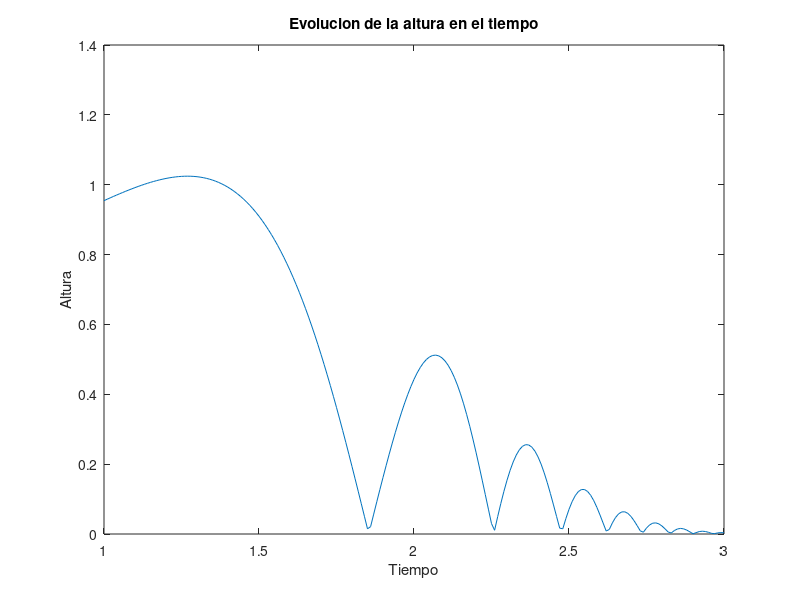

Write MATLAB code to recreate this figure.
t0 = input('Dame un instante de tiempo en el intervalo [1,3]: ');
y0 = abs(sin(t0^t0) / 2^((t0^t0 - pi/2)/pi));
fprintf('La altura de la pelota en el instante %f es %f.\n', t0, y0)

t = 1:0.01:3;
y = abs(sin(t.^t) ./ 2.^((t.^t - pi/2)/pi));
plot(t,y)
xlabel('Tiempo')
ylabel('Altura')
title('Evolucion de la altura en el tiempo')